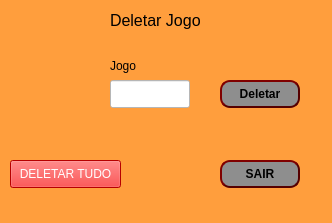
<?xml version="1.0" encoding="UTF-8"?>
<ui version="4.0">
 <class>Tela_cadJogo</class>
 <widget class="QMainWindow" name="Tela_cadJogo">
  <property name="geometry">
   <rect>
    <x>0</x>
    <y>0</y>
    <width>332</width>
    <height>223</height>
   </rect>
  </property>
  <property name="windowTitle">
   <string>Tela Deletar</string>
  </property>
  <property name="styleSheet">
   <string notr="true">background-color: rgb(255, 158, 61)
</string>
  </property>
  <widget class="QWidget" name="centralwidget">
   <widget class="QLabel" name="label">
    <property name="geometry">
     <rect>
      <x>110</x>
      <y>0</y>
      <width>141</width>
      <height>41</height>
     </rect>
    </property>
    <property name="font">
     <font>
      <pointsize>12</pointsize>
     </font>
    </property>
    <property name="text">
     <string>Deletar Jogo</string>
    </property>
   </widget>
   <widget class="QLabel" name="label_2">
    <property name="geometry">
     <rect>
      <x>110</x>
      <y>56</y>
      <width>55</width>
      <height>20</height>
     </rect>
    </property>
    <property name="font">
     <font>
      <pointsize>9</pointsize>
     </font>
    </property>
    <property name="text">
     <string>Jogo</string>
    </property>
   </widget>
   <widget class="QPushButton" name="btn_delJogo">
    <property name="geometry">
     <rect>
      <x>220</x>
      <y>80</y>
      <width>80</width>
      <height>28</height>
     </rect>
    </property>
    <property name="minimumSize">
     <size>
      <width>80</width>
      <height>28</height>
     </size>
    </property>
    <property name="maximumSize">
     <size>
      <width>80</width>
      <height>28</height>
     </size>
    </property>
    <property name="sizeIncrement">
     <size>
      <width>80</width>
      <height>28</height>
     </size>
    </property>
    <property name="font">
     <font>
      <weight>75</weight>
      <bold>true</bold>
     </font>
    </property>
    <property name="cursor">
     <cursorShape>PointingHandCursor</cursorShape>
    </property>
    <property name="styleSheet">
     <string notr="true">background-color: rgb(142,142,142);
Color:rgb(0,0,0);
border: 2px solid #500;
 border-radius: 10px;
  border-style: outset;</string>
    </property>
    <property name="text">
     <string>Deletar</string>
    </property>
    <property name="default">
     <bool>true</bool>
    </property>
    <property name="flat">
     <bool>false</bool>
    </property>
   </widget>
   <widget class="QPushButton" name="btn_sair">
    <property name="geometry">
     <rect>
      <x>220</x>
      <y>160</y>
      <width>80</width>
      <height>28</height>
     </rect>
    </property>
    <property name="minimumSize">
     <size>
      <width>80</width>
      <height>28</height>
     </size>
    </property>
    <property name="maximumSize">
     <size>
      <width>80</width>
      <height>28</height>
     </size>
    </property>
    <property name="sizeIncrement">
     <size>
      <width>80</width>
      <height>28</height>
     </size>
    </property>
    <property name="font">
     <font>
      <weight>75</weight>
      <bold>true</bold>
     </font>
    </property>
    <property name="styleSheet">
     <string notr="true">background-color: rgb(142,142,142);
border: 2px solid #500;
border-radius: 10px;
border-style: outset;</string>
    </property>
    <property name="text">
     <string>SAIR</string>
    </property>
    <property name="default">
     <bool>true</bool>
    </property>
   </widget>
   <widget class="QLineEdit" name="lineEdit">
    <property name="geometry">
     <rect>
      <x>110</x>
      <y>80</y>
      <width>80</width>
      <height>28</height>
     </rect>
    </property>
    <property name="minimumSize">
     <size>
      <width>80</width>
      <height>28</height>
     </size>
    </property>
    <property name="maximumSize">
     <size>
      <width>80</width>
      <height>28</height>
     </size>
    </property>
    <property name="sizeIncrement">
     <size>
      <width>80</width>
      <height>28</height>
     </size>
    </property>
    <property name="styleSheet">
     <string notr="true">background-color: rgb(255, 255, 255);</string>
    </property>
    <property name="inputMethodHints">
     <set>Qt::ImhNone</set>
    </property>
   </widget>
   <widget class="QLabel" name="label_4">
    <property name="geometry">
     <rect>
      <x>50</x>
      <y>150</y>
      <width>161</width>
      <height>31</height>
     </rect>
    </property>
    <property name="text">
     <string/>
    </property>
   </widget>
   <widget class="QPushButton" name="deltodos">
    <property name="geometry">
     <rect>
      <x>10</x>
      <y>160</y>
      <width>111</width>
      <height>28</height>
     </rect>
    </property>
    <property name="styleSheet">
     <string notr="true">background-color: rgb(255, 0, 0);
color: rgb(255, 255, 255);</string>
    </property>
    <property name="text">
     <string>DELETAR TUDO</string>
    </property>
   </widget>
  </widget>
  <widget class="QMenuBar" name="menubar">
   <property name="geometry">
    <rect>
     <x>0</x>
     <y>0</y>
     <width>332</width>
     <height>26</height>
    </rect>
   </property>
  </widget>
  <widget class="QStatusBar" name="statusbar"/>
 </widget>
 <resources/>
 <connections/>
</ui>
